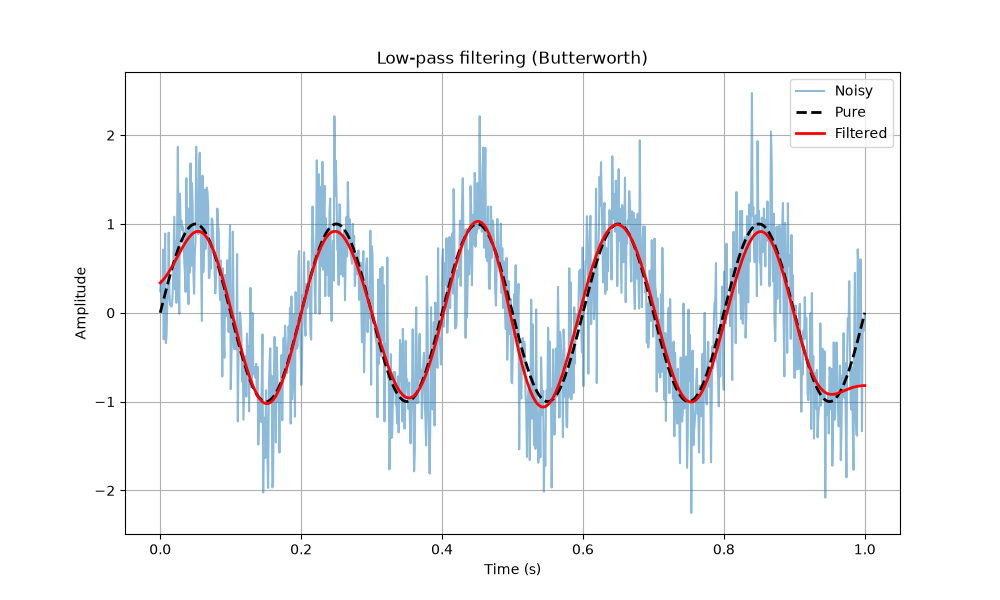

Recreate this plot in Python.
import numpy as np
from scipy import signal
import matplotlib.pyplot as plt

# Create a noisy signal
t = np.linspace(0, 1, 1000)
pure_signal = np.sin(2 * np.pi * 5 * t)    # 5 Hz signal
noise = 0.5 * np.random.randn(len(t))      # Random noise
noisy_signal = pure_signal + noise

# Butterworth low-pass filter
fc = 10               # Cutoff frequency 10 Hz
fs = 1000              # Sampling frequency
order = 4
b, a = signal.butter(order, fc / (fs/2), btype='low')
filtered_signal = signal.filtfilt(b, a, noisy_signal)

# Plot
plt.figure(figsize=(10, 6))
plt.plot(t, noisy_signal, alpha=0.5, label='Noisy')
plt.plot(t, pure_signal, 'k--', linewidth=2, label='Pure')
plt.plot(t, filtered_signal, 'r', linewidth=2, label='Filtered')
plt.xlabel('Time (s)')
plt.ylabel('Amplitude')
plt.title('Low-pass filtering (Butterworth)')
plt.legend()
plt.grid(True)
plt.savefig('02_scientific_calculation/week2/Day5/Signal_filtering.png')
plt.close()
